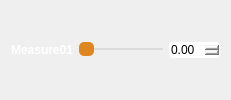
        <widget class="QWidget" name="widget_5" native="true">
         <layout class="QHBoxLayout" name="horizontalLayout">
          <item>
           <widget class="QLabel" name="label">
            <property name="minimumSize">
             <size>
              <width>56</width>
              <height>16</height>
             </size>
            </property>
            <property name="styleSheet">
             <string notr="true">QLabel{
	font:10pt &quot;hack&quot;;
	font-weight:bold;
	color :rgb(255,255,255);
}
</string>
            </property>
            <property name="lineWidth">
             <number>1</number>
            </property>
            <property name="text">
             <string>Measure01</string>
            </property>
            <property name="alignment">
             <set>Qt::AlignCenter</set>
            </property>
           </widget>
          </item>
          <item>
           <widget class="QSlider" name="horizontalSlider01">
            <property name="styleSheet">
             <string notr="true">QSlider::handle:horizontal{
	width:15px;
	background-color:rgb(223,134,30);
	margin:-6px 0px -6px 0px;
	border-radius:5px;
}
QSlider::groove:horizontal{
	height:2px;
	background-color:rgb(219,219,219);
}
QSlider::add-page:horizontal{
	background-color:rgb(219,219,219);
}
QSlider::sub-page:horizontal{
background-color:rgb(233,143,36);
}</string>
            </property>
            <property name="orientation">
             <enum>Qt::Horizontal</enum>
            </property>
           </widget>
          </item>
          <item>
           <widget class="QDoubleSpinBox" name="doubleSpinBox01">
            <property name="styleSheet">
             <string notr="true">QDoubleSpinBox {
border-radius:4px;
}</string>
            </property>
           </widget>
          </item>
         </layout>
        </widget>
